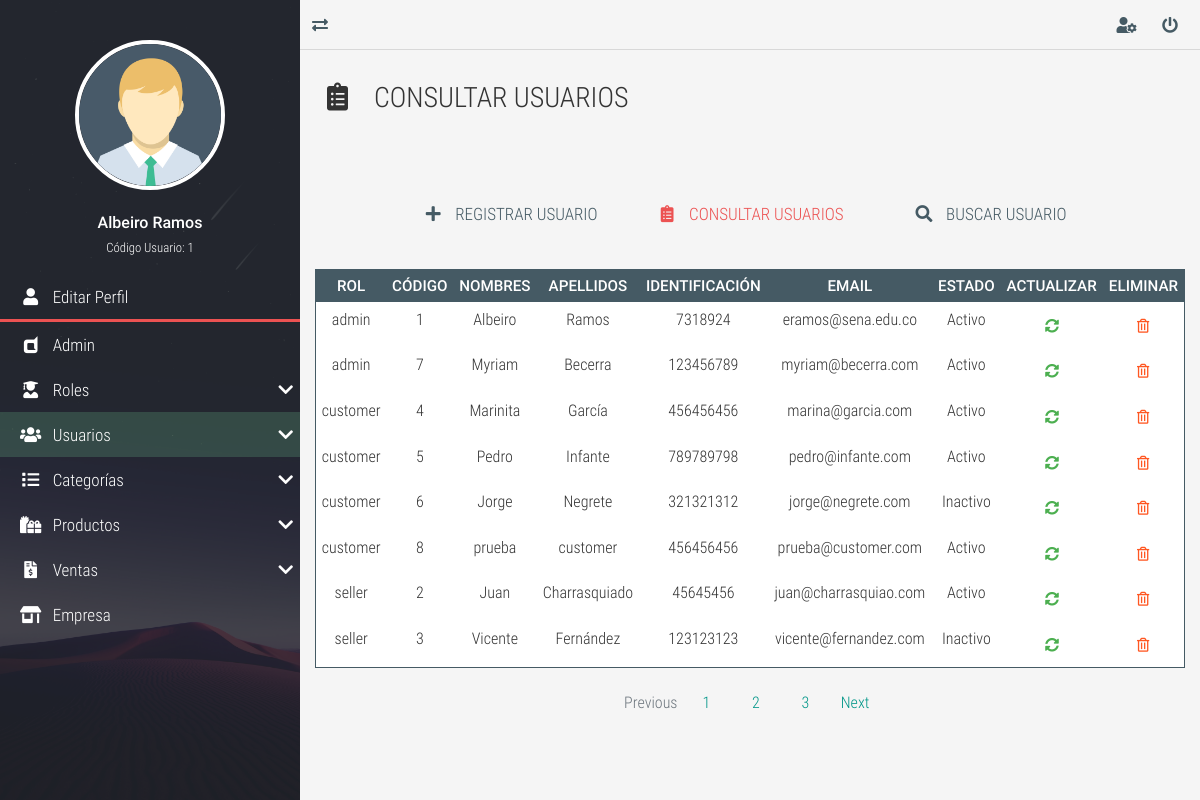
/?c=Users&a=userRead (signed in), run on the app's committed database.
### tables this page shows
CREATE TABLE IF NOT EXISTS `USERS` (
    `rol_code` INT NOT NULL,
    `user_code` INT NOT NULL AUTO_INCREMENT,
    `user_name` VARCHAR(100) NOT NULL,
    `user_lastname` VARCHAR(100) NOT NULL,
    `user_id` VARCHAR(20) NOT NULL,
    `user_email` VARCHAR(100) NOT NULL,
    `user_pass` VARCHAR(200) NOT NULL,
    `user_state` TINYINT NOT NULL,
    PRIMARY KEY (`user_code`),
    INDEX `ind_users_roles` (`rol_code` ASC),
    CONSTRAINT `fk_users_roles` FOREIGN KEY (`rol_code`) REFERENCES `ROLES` (`rol_code`) ON DELETE CASCADE ON UPDATE CASCADE
);

CREATE TABLE IF NOT EXISTS `ROLES` (
    `rol_code` INT NOT NULL AUTO_INCREMENT,
    `rol_name` VARCHAR(100) NOT NULL,
    PRIMARY KEY (`rol_code`)
);

### models/User.php (called while the page is built, shortened)
<?php
    class User{
        private $dbh;
        private $rol_name;
        private $user_code;
        private $user_name;
        private $user_lastname;
        private $user_id;
        private $user_email;
        private $user_state;
        public function __construct(){
            try {
                $this->dbh = DataBase::connection();
                $a = func_get_args();
                $i = func_num_args();
                if (method_exists($this, $f = '__construct' . $i)) {
                    call_user_func_array(array($this, $f), $a);
                }
            } catch (Exception $e) {
                die($e->getMessage());
            }
        }
        public function __construct9($rol_code,$rol_name,$user_code,$user_name,$user_lastname,$user_id,$user_email,$user_pass,$user_state){
            $this->rol_name = $rol_name;
            $this->user_code = $user_code;
            $this->user_name = $user_name;
            $this->user_lastname = $user_lastname;
            $this->user_id = $user_id;
            $this->user_email = $user_email;
            $this->user_state = $user_state;
        }
        public function getRolName(){
            return $this->rol_name;
        }
        public function getUserCode(){
            return $this->user_code;
        }
        public function getUserName(){
            return $this->user_name;
        }
        public function getUserLastName(){
            return $this->user_lastname;
        }
        public function getUserId(){
            return $this->user_id;
        }
        public function getUserEmail(){
            return $this->user_email;
        }
        public function getUserState(){
            return $this->user_state;
        }
        public function read_users(){
            try {
                $userList = [];
                $sql = 'SELECT
                            r.rol_code,
                            r.rol_name,
                            user_code,
                            user_name,
                            user_lastname,
                            user_id,
                            user_email,
                            user_pass,
                            user_state
                        FROM ROLES AS r
                        INNER JOIN USERS AS u
                        on r.rol_code = u.rol_code';
                $stmt = $this->dbh->query($sql);
                foreach ($stmt->fetchAll() as $user) {
                    $userObj = new User(
                        $user['rol_code'],
                        $user['rol_name'],
                        $user['user_code'],
                        $user['user_name'],
                        $user['user_lastname'],
                        $user['user_id'],
                        $user['user_email'],
                        $user['user_pass'],
                        $user['user_state']
                    );
                    array_push($userList, $userObj);
                }
                return $userList;
            } catch (Exception $e) {
                die($e->getMessage());
            }
        }
    }
?>

### models/DataBase.php (called while the page is built)
<?php
    class DataBase{
        public static function connection(){
            $hostname = "localhost";
            $port = "3306";
            $database = "db_tps_nc_iv_2771440";
            $username = "root";
            $password = "";
			$pdo = new PDO("mysql:host=$hostname;port=$port;dbname=$database;charset=utf8",$username,$password);
			$pdo->setAttribute(PDO::ATTR_ERRMODE, PDO::ERRMODE_EXCEPTION);
			return $pdo;
		}
	}
?>

### views/modules/users/user_read.view.php (the view)
<div class="full-box page-header">
	<h3 class="text-left">
		<i class="fas fa-clipboard-list fa-fw"></i> &nbsp; CONSULTAR USUARIOS
	</h3>
</div>
<div class="container-fluid">
	<ul class="full-box list-unstyled page-nav-tabs">
		<li>
			<a href="?c=Users&a=userCreate"><i class="fas fa-plus fa-fw"></i> &nbsp; REGISTRAR USUARIO</a>
		</li>
		<li>
			<a class="active" href="?c=Users&a=userRead"><i class="fas fa-clipboard-list fa-fw"></i> &nbsp; CONSULTAR USUARIOS</a>
		</li>
		<li>
			<a href="#"><i class="fas fa-search fa-fw"></i> &nbsp; BUSCAR USUARIO</a>
		</li>
	</ul>
</div>
<div class="container-fluid">
	<div class="table-responsive">
		<table class="table table-dark table-sm">
			<thead>
				<tr class="text-center roboto-medium">
					<th>ROL</th>
					<th>CÓDIGO</th>
					<th>NOMBRES</th>
					<th>APELLIDOS</th>
					<th>IDENTIFICACIÓN</th>
					<th>EMAIL</th>
					<th>ESTADO</th>
					<th>ACTUALIZAR</th>
					<th>ELIMINAR</th>
				</tr>
			</thead>
			<tbody>
				<?php foreach ($users as $user) : ?>
					<tr class="text-center" >
						<td><?php echo $user->getRolName(); ?></td>
						<td><?php echo $user->getUserCode(); ?></td>
						<td><?php echo $user->getUserName(); ?></td>
						<td><?php echo $user->getUserLastName(); ?></td>
						<td><?php echo $user->getUserId(); ?></td>
						<td><?php echo $user->getUserEmail(); ?></td>
						<td><?php echo $state[$user->getUserState()]; ?></td>
						<td>
							<a href="?c=Users&a=userUpdate&idUser=<?php echo $user->getUserCode(); ?>" class="btn btn-success">
								<i class="fas fa-sync-alt"></i>
							</a>
						</td>
						<td>
							<a href="?c=Users&a=userDelete&idUser=<?php echo $user->getUserCode(); ?>" class="btn btn-warning">
								<i class="far fa-trash-alt"></i>
							</a>
						</td>
					</tr>
				<?php endforeach; ?>
			</tbody>
		</table>
	</div>
	<nav aria-label="Page navigation example">
		<ul class="pagination justify-content-center">
			<li class="page-item disabled">
				<a class="page-link" href="#" tabindex="-1">Previous</a>
			</li>
			<li class="page-item"><a class="page-link" href="#">1</a></li>
			<li class="page-item"><a class="page-link" href="#">2</a></li>
			<li class="page-item"><a class="page-link" href="#">3</a></li>
			<li class="page-item">
				<a class="page-link" href="#">Next</a>
			</li>
		</ul>
	</nav>
</div>

### index.php (shortened to what this page needs)
<?php ob_start();
    require_once "models/DataBase.php";
    $controller = isset($_REQUEST['c']) ? $_REQUEST['c'] : "Landing";
    $route_controller = "controllers/" . $controller . ".php";
    if (file_exists($route_controller)) {
        $view = $controller;
        $controller = new $controller;
        $action = isset($_REQUEST['a']) ? $_REQUEST['a'] : 'main';
        if ($view === 'Landing' || $view === 'Login') {
            require_once "views/company/header.view.php";
            call_user_func(array($controller, $action));
            require_once "views/company/footer.view.php";
        } elseif (!empty($_SESSION['session'])) {
            require_once "models/User.php";
            $profile = unserialize($_SESSION['profile']);
            $session = $_SESSION['session'];
            require_once "views/roles/".$session."/header.view.php";
            call_user_func(array($controller, $action));
            require_once "views/roles/".$session."/footer.view.php";
        } else {
            header("Location:?");
        }
    } else {
        header("Location:?");
    }
?>

### views/roles/admin/header.view.php (shortened to what this page needs)
<!DOCTYPE html>
<html lang="es">
<head>
	<link rel="stylesheet" href="assets/dashboard/css/normalize.css">
	<link rel="stylesheet" href="assets/dashboard/css/bootstrap.min.css">
	<link rel="stylesheet" href="assets/dashboard/css/bootstrap-material-design.min.css">
	<link rel="stylesheet" href="assets/dashboard/css/all.css">
	<link rel="stylesheet" href="assets/dashboard/css/sweetalert2.min.css">
	<link rel="stylesheet" href="assets/dashboard/css/jquery.mCustomScrollbar.css">
	<link rel="stylesheet" href="assets/dashboard/css/style.css">
</head>
<body>
	<main class="full-box main-container">
		<section class="full-box nav-lateral">
			<div class="full-box nav-lateral-content">
				<figure class="full-box nav-lateral-avatar pb-3">
					<img src="assets/dashboard/assets/avatar/Avatar.png" class="img-fluid" alt="Avatar">
					<figcaption class="roboto-medium text-center">
						<?php echo $profile->getUserName() . " " . $profile->getUserLastName() ?> <br><small class="roboto-condensed-light">Código Usuario: <?php echo $profile->getUserCode() ?></small>
					</figcaption>
				</figure>
				<nav class="full-box nav-lateral-menu">
					<ul>
						<li>
							<a href="#"><i class="fas fa-user fa-fw"></i> &nbsp; Editar Perfil</a>
						</li>
					</ul>
				</nav>
				<div class="full-box nav-lateral-bar"></div>
				<nav class="full-box nav-lateral-menu">
					<ul>
						<li>
							<a href="?c=Dashboard" class="<?php echo $action == 'main' ? 'background-btn-active' : '';  ?>"><i class="fab fa-dashcube fa-fw"></i> &nbsp; <?php echo ucfirst($session) ?></a>
						</li>
						<li>
							<a href="#" class="nav-btn-submenu <?php echo ($action == 'rolCreate' || $action == 'rolRead') ? 'background-btn-active' : '';  ?>"><i class="fas fa-user-graduate fa-fw"></i> &nbsp; Roles <i class="fas fa-chevron-down"></i></a>
						</li>
						<li>
							<a href="#" class="nav-btn-submenu <?php echo ($action == 'userCreate' || $action == 'userRead') ? 'background-btn-active' : '';  ?>"><i class="fas fa-users fa-fw"></i> &nbsp; Usuarios <i class="fas fa-chevron-down"></i></a>
						</li>
						<li>
							<a href="#" class="nav-btn-submenu"><i class="fas fa-list fa-fw"></i> &nbsp; Categorías <i class="fas fa-chevron-down"></i></a>
						</li>
						<li>
							<a href="#" class="nav-btn-submenu"><i class="fas fa-gifts fa-fw"></i> &nbsp; Productos <i class="fas fa-chevron-down"></i></a>
						</li>
						<li>
							<a href="#" class="nav-btn-submenu"><i class="fas fa-file-invoice-dollar fa-fw"></i> &nbsp; Ventas <i class="fas fa-chevron-down"></i></a>
						</li>
						<li>
							<a href="?"><i class="fas fa-store-alt fa-fw"></i> &nbsp; Empresa</a>
						</li>
					</ul>
				</nav>
			</div>
		</section>
		<section class="full-box page-content">
			<nav class="full-box navbar-info">
				<a href="#" class="float-left show-nav-lateral">
					<i class="fas fa-exchange-alt"></i>
				</a>
				<a href="#">
					<i class="fas fa-user-cog"></i>
				</a>
				<a href="?c=Logout" class="">
					<i class="fas fa-power-off"></i>
				</a>
			</nav>

### controllers/Users.php (shortened to what this page needs)
<?php
    require_once "models/User.php";
    class Users{
        private $session;
        public function __construct(){
            $this->session = $_SESSION['session'];
        }
        public function userRead(){
            if ($this->session == 'admin' || $this->session == 'seller') {
                $state = ['Inactivo', 'Activo'];
                $users = new User;
                $users = $users->read_users();
                require_once "views/modules/users/user_read.view.php";
            } else {
                header("Location: ?c=Dashboard");
            }
        }
    }
?>

### views/roles/admin/footer.view.php (shortened to what this page needs)
		</section>
	</main>
</body>
</html>

### assets/dashboard/css/all.css (style rules this page uses)
.fa, .fas, .far, .fal, .fab { -moz-osx-font-smoothing: grayscale; -webkit-font-smoothing: antialiased; display: inline-block; font-style: normal; font-variant: normal; text-rendering: auto; line-height: 1; }
.fa-fw { text-align: center; width: 1.25em; }
.fa-chevron-down:before { content: "\f078"; }
.fa-clipboard-list:before { content: "\f46d"; }
.fa-dashcube:before { content: "\f210"; }
.fa-exchange-alt:before { content: "\f362"; }
.fa-file-invoice-dollar:before { content: "\f571"; }
.fa-gifts:before { content: "\f79c"; }
.fa-list:before { content: "\f03a"; }
.fa-plus:before { content: "\f067"; }
.fa-power-off:before { content: "\f011"; }
.fa-search:before { content: "\f002"; }
.fa-store-alt:before { content: "\f54f"; }
.fa-sync-alt:before { content: "\f2f1"; }
.fa-trash-alt:before { content: "\f2ed"; }
.fa-user:before { content: "\f007"; }
.fa-user-cog:before { content: "\f4fe"; }
.fa-user-graduate:before { content: "\f501"; }
.fa-users:before { content: "\f0c0"; }
.fab { font-family: 'Font Awesome 5 Brands'; }
.far { font-family: 'Font Awesome 5 Free'; font-weight: 400; }
.fa, .fas { font-family: 'Font Awesome 5 Free'; font-weight: 900; }

### data on the page
users: rol_code.rol_name "admin", user_code "1", user_name "Albeiro", user_lastname "Ramos", user "7318924", user_email "eramos@sena.edu.co", user_state "Activo"
users: rol_code.rol_name "admin", user_code "7", user_name "Myriam", user_lastname "Becerra", user "123456789", user_email "myriam@becerra.com", user_state "Activo"
users: rol_code.rol_name "customer", user_code "4", user_name "Marinita", user_lastname "García", user "456456456", user_email "marina@garcia.com", user_state "Activo"
users: rol_code.rol_name "customer", user_code "5", user_name "Pedro", user_lastname "Infante", user "789789798", user_email "pedro@infante.com", user_state "Activo"
users: rol_code.rol_name "customer", user_code "6", user_name "Jorge", user_lastname "Negrete", user "321321312", user_email "jorge@negrete.com", user_state "Inactivo"
users: rol_code.rol_name "customer", user_code "8", user_name "prueba", user_lastname "customer", user "456456456", user_email "prueba@customer.com", user_state "Activo"
users: rol_code.rol_name "seller", user_code "2", user_name "Juan", user_lastname "Charrasquiado", user "45645456", user_email "juan@charrasquiao.com", user_state "Activo"
users: rol_code.rol_name "seller", user_code "3", user_name "Vicente", user_lastname "Fernández", user "123123123", user_email "vicente@fernandez.com", user_state "Inactivo"

### other printed values
$profile->getUserName() "Albeiro"
$profile->getUserLastName() "Ramos"
$profile->getUserCode() "1"
$session "Admin"
